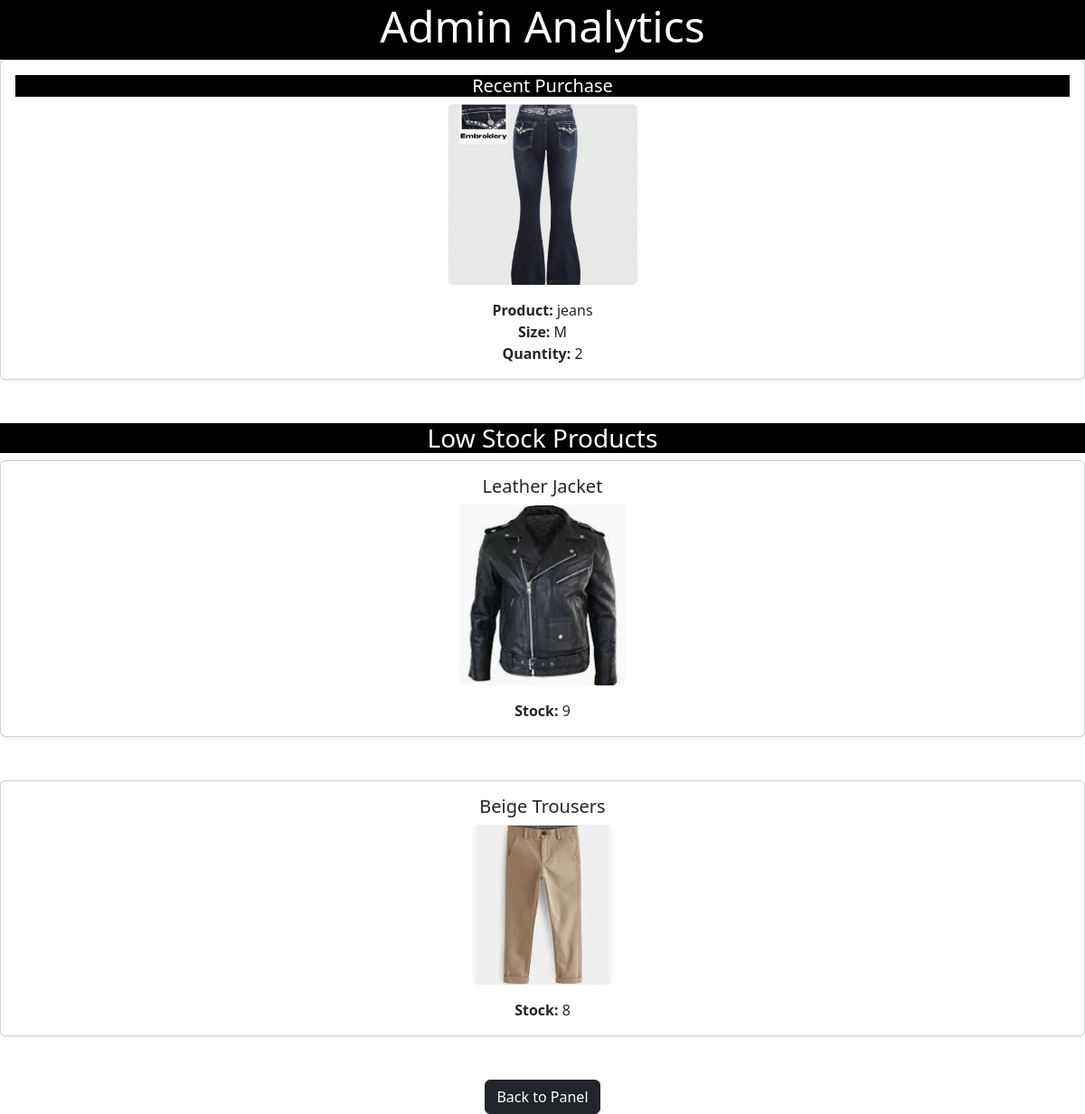
/store/admin/analysis/ (signed in), run on the app's committed database.
### cart/models.py (models this page shows, shortened)
class CartItem(models.Model):
    product = models.ForeignKey(Product, on_delete=models.CASCADE)
    cart = models.ForeignKey(Cart, on_delete=models.CASCADE)
    quantity = models.IntegerField(default=1)
    size = models.CharField(max_length=50, null=True, blank=True)
    active = models.BooleanField(default=True)

### store/models.py (models this page shows, shortened)
class Product(models.Model):
    name = models.CharField(max_length=255)
    description = models.TextField()
    price = models.DecimalField(max_digits=10, decimal_places=2)
    category = models.ForeignKey(Category, on_delete=models.CASCADE)
    image = models.ImageField(null=True, blank=True)
    sizes = models.ManyToManyField(Size, related_name='products')
    colour = models.CharField(max_length=50, blank=True, null=True)
    quantity_in_stock = models.PositiveIntegerField(default=0)

### store/views.py (the view)
# urls.py: path('admin/analysis/', views.analytics_dashboard, name='admin_analytics'),
def analytics_dashboard(request):
    if not request.user.is_superuser:
        return redirect('home')
    top_item = (
        CartItem.objects.values('product')
        .annotate(total_quantity=Sum('quantity'))
        .order_by('-total_quantity')
        .first()
    )
    most_purchased = None
    if top_item:
        try:
            product = Product.objects.get(id=top_item['product'])
            most_purchased = {
                'product': product,
                'total_quantity': top_item['total_quantity']
            }
        except Product.DoesNotExist:
            pass
    recent_cart_item = (
        CartItem.objects
        .select_related('product')
        .order_by('-id')
        .first()
    )
    low_stock_threshold = 10
    low_stock_products = Product.objects.filter(quantity_in_stock__lt=low_stock_threshold)
    context = {
        'most_purchased': most_purchased,
        'recent_cart_item': recent_cart_item,
        'low_stock_products': low_stock_products,
    }
    return render(request, 'analysis.html', context)

### cart/context_processors.py (called while the page is built, shortened)
def counter(request):
    item_count = 0
    if 'admin' in request.path:
        return {}
    return {'item_count':item_count}

### loyalty/context_processors.py (called while the page is built)
def loyalty_points(request):
    if request.user.is_authenticated:
        try:
            loyalty = Loyalty.objects.get(user=request.user)
        except Loyalty.DoesNotExist:
            loyalty = None
    else:
        loyalty = None
    return {'loyalty': loyalty}

### store/templates/analysis.html (shortened to what this page needs)
{% load static %}
<!DOCTYPE html>
<html lang="en">
<head>
    <link rel="stylesheet" href="{% static 'css/style.css' %}">
    <link rel="stylesheet" href="https://cdn.jsdelivr.net/npm/bootstrap@5.3.0/dist/css/bootstrap.min.css">
</head>
<body>
    <main>
        <div class="page-header">
            <div class="container">
                <div class="d-flex justify-content-center align-items-center">
                    <h2>Admin Analytics</h2>
                </div>
            </div>
        </div>
            {% if recent_cart_item %}
            <div class="card mb-5 shadow-sm">
                <div class="card-body text-center">
                    <h5 class="recent-title">Recent Purchase</h5>
                    {% if recent_cart_item.product.image %}
                        <img src="{{ recent_cart_item.product.image.url }}" alt="{{ recent_cart_item.product.name }}"
                            class="img-fluid rounded mb-3" style="max-height: 200px;">
                    {% endif %}
                    <p class="card-text">
                        <strong>Product:</strong> {{ recent_cart_item.product.name }}<br>
                        <strong>Size:</strong> {{ recent_cart_item.size }}<br>
                        <strong>Quantity:</strong> {{ recent_cart_item.quantity }}
                    </p>
                </div>
            </div>
            {% endif %}
                        {% if low_stock_products %}
                            <h3 class="lowstock-title"> Low Stock Products </h3>
                            {% for product in low_stock_products %}
                                <div class="card mb-5 shadow-sm">
                                    <div class="card-body text-center">
                                        <h5 class="card-title">{{ product.name }}</h5>
                                        {% if product.image %}
                                            <img src="{{ product.image.url }}" alt="{{ product.name }}"
                                                class="img-fluid rounded mb-3" style="max-height: 200px;">
                                        {% endif %}
                                        <p class="card-text">
                                            <strong>Stock:</strong> {{ product.quantity_in_stock }}<br>
                                        </p>
                                    </div>
                                </div>
                            {% endfor %}
                        {% else %}
                            <p>No products are under low stock.</p>
                        {% endif %}
            <div class="text-center mt-4">
                <a href="{% url 'store:stock_management' %}" class="btn btn-dark">Back to Panel</a>
            </div>
    </main>
</body>
</html>

### store/templates/analysis.html (style rules this page uses)
.page-header { background-color: black; color: white; text-align: center; }
.page-header h2 { font-size: 3rem; }
.recent-title { background-color: black; color: white; }
.lowstock-title { background-color: black; color: white; text-align: center; }

### data on the page
CartItem: product.image (picture), product.name "jeans", size "M", quantity "2"
Product: name "Leather Jacket", image (picture), quantity_in_stock "9"
Product: name "Beige Trousers", image (picture), quantity_in_stock "8"
